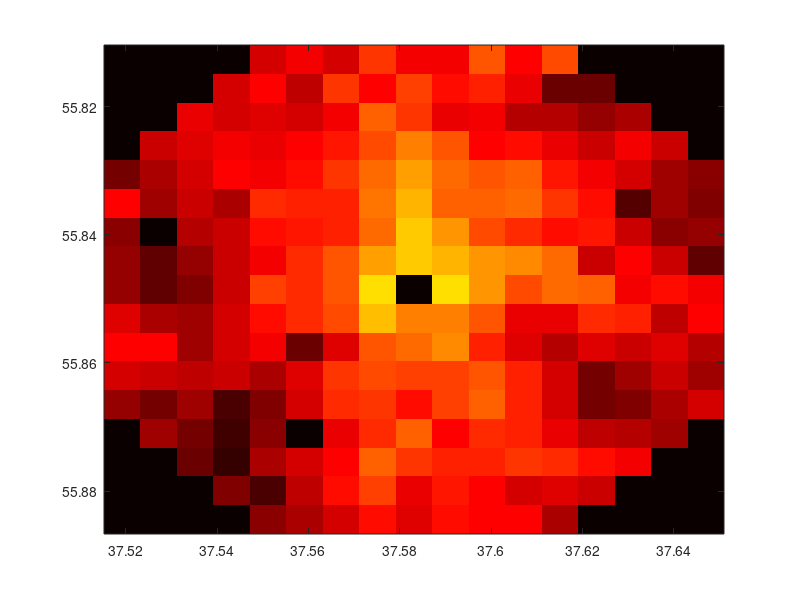

Recreate this plot in MATLAB.
clc
clearvars

data = [
[55.81260072141402,37.55117277748898,33];
[55.81260072141402,37.559155333116735,30];
[55.81260072141402,37.56713788874449,26];
[55.81260072141402,37.575120444372246,21];
[55.81260072141402,37.583103,25];
[55.81260072141402,37.59108555562776,21];
[55.81260072141402,37.59906811125551,22];
[55.81260072141402,37.60705066688327,22];
[55.81260072141402,37.61503322251102,30];
[55.81709150623727,37.543190221861224,34];
[55.81709150623727,37.55117277748898,39];
[55.81709150623727,37.559155333116735,28];
[55.81709150623727,37.56713788874449,21];
[55.81709150623727,37.575120444372246,16];
[55.81709150623727,37.583103,24];
[55.81709150623727,37.59108555562776,20];
[55.81709150623727,37.59906811125551,22];
[55.81709150623727,37.60705066688327,26];
[55.81709150623727,37.61503322251102,25];
[55.81709150623727,37.62301577813878,27];
[55.821582291060516,37.53520766623347,36];
[55.821582291060516,37.543190221861224,41];
[55.821582291060516,37.55117277748898,30];
[55.821582291060516,37.559155333116735,26];
[55.821582291060516,37.56713788874449,22];
[55.821582291060516,37.575120444372246,13];
[55.821582291060516,37.583103,17];
[55.821582291060516,37.59108555562776,19];
[55.821582291060516,37.59906811125551,19];
[55.821582291060516,37.60705066688327,17];
[55.821582291060516,37.61503322251102,18];
[55.821582291060516,37.62301577813878,21];
[55.821582291060516,37.630998333766534,23];
[55.82607307588376,37.52722511060571,31];
[55.82607307588376,37.53520766623347,35];
[55.82607307588376,37.543190221861224,40];
[55.82607307588376,37.55117277748898,33];
[55.82607307588376,37.559155333116735,46];
[55.82607307588376,37.56713788874449,24];
[55.82607307588376,37.575120444372246,18];
[55.82607307588376,37.583103,13];
[55.82607307588376,37.59108555562776,22];
[55.82607307588376,37.59906811125551,18];
[55.82607307588376,37.60705066688327,19];
[55.82607307588376,37.61503322251102,24];
[55.82607307588376,37.62301577813878,28];
[55.82607307588376,37.630998333766534,29];
[55.82607307588376,37.63898088939429,31];
[55.83056386070701,37.51924255497796,32];
[55.83056386070701,37.52722511060571,35];
[55.83056386070701,37.53520766623347,31];
[55.83056386070701,37.543190221861224,39];
[55.83056386070701,37.55117277748898,34];
[55.83056386070701,37.559155333116735,26];
[55.83056386070701,37.56713788874449,18];
[55.83056386070701,37.575120444372246,17];
[55.83056386070701,37.583103,21];
[55.83056386070701,37.59108555562776,16];
[55.83056386070701,37.59906811125551,13];
[55.83056386070701,37.60705066688327,19];
[55.83056386070701,37.61503322251102,26];
[55.83056386070701,37.62301577813878,35];
[55.83056386070701,37.630998333766534,34];
[55.83056386070701,37.63898088939429,30];
[55.83056386070701,37.646963445022045,26];
[55.835054645530256,37.51924255497796,26];
[55.835054645530256,37.52722511060571,27];
[55.835054645530256,37.53520766623347,28];
[55.835054645530256,37.543190221861224,27];
[55.835054645530256,37.55117277748898,30];
[55.835054645530256,37.559155333116735,25];
[55.835054645530256,37.56713788874449,17];
[55.835054645530256,37.575120444372246,15];
[55.835054645530256,37.583103,16];
[55.835054645530256,37.59108555562776,16];
[55.835054645530256,37.59906811125551,14];
[55.835054645530256,37.60705066688327,19];
[55.835054645530256,37.61503322251102,26];
[55.835054645530256,37.62301577813878,35];
[55.835054645530256,37.630998333766534,31];
[55.835054645530256,37.63898088939429,27];
[55.835054645530256,37.646963445022045,31];
[55.8395454303535,37.51924255497796,22];
[55.8395454303535,37.52722511060571,22];
[55.8395454303535,37.53520766623347,31];
[55.8395454303535,37.543190221861224,26];
[55.8395454303535,37.55117277748898,23];
[55.8395454303535,37.559155333116735,36];
[55.8395454303535,37.56713788874449,25];
[55.8395454303535,37.575120444372246,14];
[55.8395454303535,37.583103,12];
[55.8395454303535,37.59108555562776,9];
[55.8395454303535,37.59906811125551,19];
[55.8395454303535,37.60705066688327,25];
[55.8395454303535,37.61503322251102,29];
[55.8395454303535,37.62301577813878,25];
[55.8395454303535,37.630998333766534,27];
[55.8395454303535,37.63898088939429,25];
[55.8395454303535,37.646963445022045,29];
[55.84403621517675,37.51924255497796,25];
[55.84403621517675,37.52722511060571,30];
[55.84403621517675,37.53520766623347,31];
[55.84403621517675,37.543190221861224,26];
[55.84403621517675,37.55117277748898,21];
[55.84403621517675,37.559155333116735,18];
[55.84403621517675,37.56713788874449,15];
[55.84403621517675,37.575120444372246,4];
[55.84403621517675,37.583103,10];
[55.84403621517675,37.59108555562776,10];
[55.84403621517675,37.59906811125551,14];
[55.84403621517675,37.60705066688327,24];
[55.84403621517675,37.61503322251102,24];
[55.84403621517675,37.62301577813878,18];
[55.84403621517675,37.630998333766534,19];
[55.84403621517675,37.63898088939429,28];
[55.84403621517675,37.646963445022045,22];
[55.848527,37.51924255497796,32];
[55.848527,37.52722511060571,37];
[55.848527,37.53520766623347,34];
[55.848527,37.543190221861224,27];
[55.848527,37.55117277748898,16];
[55.848527,37.559155333116735,18];
[55.848527,37.56713788874449,14];
[55.848527,37.575120444372246,1];
[55.848527,37.59108555562776,1];
[55.848527,37.59906811125551,8];
[55.848527,37.60705066688327,15];
[55.848527,37.61503322251102,12];
[55.848527,37.62301577813878,13];
[55.848527,37.630998333766534,23];
[55.848527,37.63898088939429,21];
[55.848527,37.646963445022045,23];
[55.853017784823244,37.51924255497796,32];
[55.853017784823244,37.52722511060571,37];
[55.853017784823244,37.53520766623347,32];
[55.853017784823244,37.543190221861224,27];
[55.853017784823244,37.55117277748898,23];
[55.853017784823244,37.559155333116735,18];
[55.853017784823244,37.56713788874449,14];
[55.853017784823244,37.575120444372246,7];
[55.853017784823244,37.583103,3];
[55.853017784823244,37.59108555562776,5];
[55.853017784823244,37.59906811125551,8];
[55.853017784823244,37.60705066688327,9];
[55.853017784823244,37.61503322251102,12];
[55.853017784823244,37.62301577813878,27];
[55.853017784823244,37.630998333766534,22];
[55.853017784823244,37.63898088939429,27];
[55.853017784823244,37.646963445022045,37];
[55.85750856964649,37.51924255497796,33];
[55.85750856964649,37.52722511060571,46];
[55.85750856964649,37.53520766623347,29];
[55.85750856964649,37.543190221861224,27];
[55.85750856964649,37.55117277748898,21];
[55.85750856964649,37.559155333116735,20];
[55.85750856964649,37.56713788874449,19];
[55.85750856964649,37.575120444372246,12];
[55.85750856964649,37.583103,3];
[55.85750856964649,37.59108555562776,8];
[55.85750856964649,37.59906811125551,15];
[55.85750856964649,37.60705066688327,18];
[55.85750856964649,37.61503322251102,21];
[55.85750856964649,37.62301577813878,20];
[55.85750856964649,37.630998333766534,27];
[55.85750856964649,37.63898088939429,33];
[55.85750856964649,37.646963445022045,32];
[55.86199935446974,37.51924255497796,22];
[55.86199935446974,37.52722511060571,31];
[55.86199935446974,37.53520766623347,27];
[55.86199935446974,37.543190221861224,30];
[55.86199935446974,37.55117277748898,18];
[55.86199935446974,37.559155333116735,19];
[55.86199935446974,37.56713788874449,19];
[55.86199935446974,37.575120444372246,11];
[55.86199935446974,37.583103,5];
[55.86199935446974,37.59108555562776,13];
[55.86199935446974,37.59906811125551,13];
[55.86199935446974,37.60705066688327,12];
[55.86199935446974,37.61503322251102,17];
[55.86199935446974,37.62301577813878,21];
[55.86199935446974,37.630998333766534,38];
[55.86199935446974,37.63898088939429,31];
[55.86199935446974,37.646963445022045,34];
[55.866490139292985,37.51924255497796,35];
[55.866490139292985,37.52722511060571,30];
[55.866490139292985,37.53520766623347,26];
[55.866490139292985,37.543190221861224,22];
[55.866490139292985,37.55117277748898,23];
[55.866490139292985,37.559155333116735,21];
[55.866490139292985,37.56713788874449,17];
[55.866490139292985,37.575120444372246,12];
[55.866490139292985,37.583103,7];
[55.866490139292985,37.59108555562776,12];
[55.866490139292985,37.59906811125551,14];
[55.866490139292985,37.60705066688327,13];
[55.866490139292985,37.61503322251102,20];
[55.866490139292985,37.62301577813878,23];
[55.866490139292985,37.630998333766534,26];
[55.866490139292985,37.63898088939429,31];
[55.866490139292985,37.646963445022045,33];
[55.87098092411623,37.52722511060571,27];
[55.87098092411623,37.53520766623347,25];
[55.87098092411623,37.543190221861224,23];
[55.87098092411623,37.55117277748898,24];
[55.87098092411623,37.559155333116735,22];
[55.87098092411623,37.56713788874449,20];
[55.87098092411623,37.575120444372246,15];
[55.87098092411623,37.583103,10];
[55.87098092411623,37.59108555562776,14];
[55.87098092411623,37.59906811125551,22];
[55.87098092411623,37.60705066688327,21];
[55.87098092411623,37.61503322251102,24];
[55.87098092411623,37.62301577813878,27];
[55.87098092411623,37.630998333766534,23];
[55.87098092411623,37.63898088939429,27];
[55.87547170893948,37.53520766623347,24];
[55.87547170893948,37.543190221861224,26];
[55.87547170893948,37.55117277748898,25];
[55.87547170893948,37.559155333116735,26];
[55.87547170893948,37.56713788874449,23];
[55.87547170893948,37.575120444372246,13];
[55.87547170893948,37.583103,17];
[55.87547170893948,37.59108555562776,24];
[55.87547170893948,37.59906811125551,23];
[55.87547170893948,37.60705066688327,29];
[55.87547170893948,37.61503322251102,29];
[55.87547170893948,37.62301577813878,32];
[55.87547170893948,37.630998333766534,30];
[55.879962493762726,37.543190221861224,26];
[55.879962493762726,37.55117277748898,22];
[55.879962493762726,37.559155333116735,28];
[55.879962493762726,37.56713788874449,17];
[55.879962493762726,37.575120444372246,22];
[55.879962493762726,37.583103,16];
[55.879962493762726,37.59108555562776,21];
[55.879962493762726,37.59906811125551,19];
[55.879962493762726,37.60705066688327,24];
[55.879962493762726,37.61503322251102,36];
[55.879962493762726,37.62301577813878,36];
[55.88445327858597,37.55117277748898,26];
[55.88445327858597,37.559155333116735,23];
[55.88445327858597,37.56713788874449,26];
[55.88445327858597,37.575120444372246,17];
[55.88445327858597,37.583103,23];
[55.88445327858597,37.59108555562776,23];
[55.88445327858597,37.59906811125551,14];
[55.88445327858597,37.60705066688327,22];
[55.88445327858597,37.61503322251102,15]];
N = length(data);
x = data(:, 1);
y = data(:, 2);
z = data(:, 3);

X = unique(x);
Y = unique(y);
XY = meshgrid(X,Y);
Z = zeros(length(X), length(Y))';

maxVal = max(z);

for yi = 1:length(Y)
    for xi = 1:length(X)
        for i = 1:length(data)
            if((data(i,1) == X(xi)) && (data(i,2) == Y(yi)))
                Z(yi,length(X)-xi+1) = maxVal - data(i,3);
%                 Z(yi,length(X)-xi+1) = data(i,3);
                disp([xi, yi, i, data(i,1), x(xi), data(i,2), y(yi), data(i,3)])
            end
        end        
    end
end

image(Y,X,Z')
colormap hot
        

% C = [7 1 4 6; 1 1 12 1; 16 18 2000 2200];
% image(a)
 